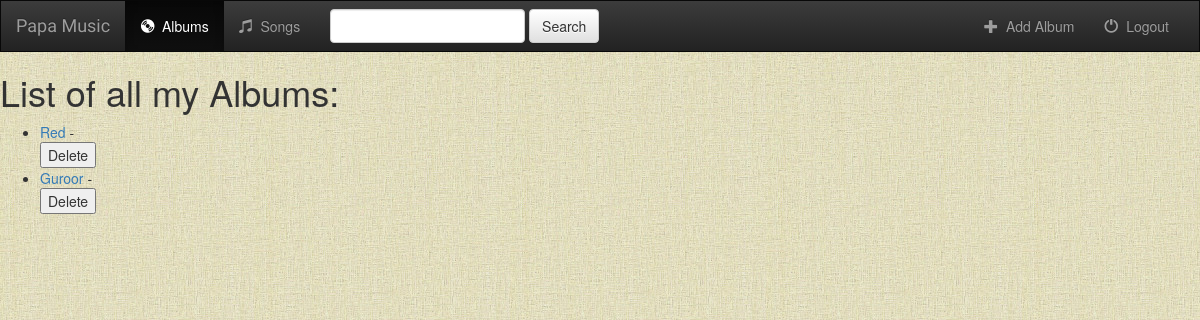
/music/, run on an earlier commit of the app's database.
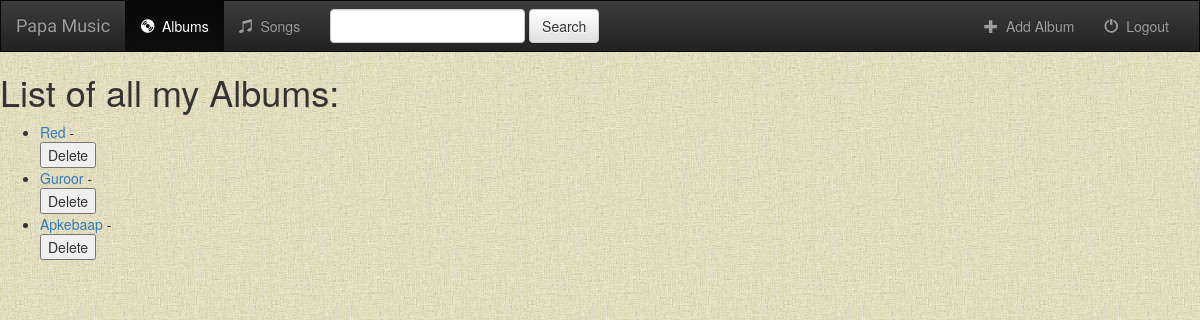
And on a later commit of the database.
### music/models.py (models this page shows, shortened)
class Album(models.Model):
	artist = models.CharField(max_length=250)
	album_title = models.CharField(max_length=500)
	genre = models.CharField(max_length=100)
	album_logo = models.FileField()

### music/views.py (the view)
class Index(generic.ListView):
	template_name = 'music/index.html'
	context_object_name = 'all_albums'
	def get_queryset(self):
		return Album.objects.all()

### music/templates/music/index.html (shortened to what this page needs)
{% extends "music/base.html" %}
{% block body %}
	{% if all_albums %}
		<h1>List of all my Albums:</h1>
		<ul>
			{% for album in all_albums %}
				<li><a href="{% url 'music:details' album.id %}">{{ album.album_title }}</a> -
					<form action="{% url 'music:delete-album' album.id %}" method="post">
						<input type="submit" name="submit" value="Delete">
					</form>
				</li>
			{% endfor %}
		</ul>
	{% else %}
	    <h2>No entry in the DB as of yet</h2>
	{% endif %}
{% endblock body %}

### music/templates/music/base.html (shortened to what this page needs)
<!DOCTYPE html>
<html>
<head>
	{% load staticfiles %}
	<link rel="stylesheet" href="https://maxcdn.bootstrapcdn.com/bootstrap/3.3.6/css/bootstrap.min.css">
	<link rel="stylesheet" href="https://maxcdn.bootstrapcdn.com/bootstrap/3.3.6/css/bootstrap-theme.min.css">
	<link rel="stylesheet" type="text/css" href="{% static 'music/style.css' %}" />
</head>
<body>
	<nav class="navbar navbar-inverse">
		<div class="container-fluid">
			<div class="navbar-header">
				<a class="navbar-brand" href="{% url 'music:index' %}">Papa Music</a>
			</div>
			<div class="collapse navbar-collapse" id="topNavBar">
				<ul class="nav navbar-nav">
					<li class="active">
						<a href="{% url 'music:index' %}">
							<span class="glyphicon glyphicon-cd" aria-hidden="true"></span> &nbsp;Albums
						</a>
					</li>
					<li class="">
						<a href="#">
							<span class="glyphicon glyphicon-music" aria-hidden="true"></span> &nbsp;Songs
						</a>
					</li>
				</ul>
				<form class="navbar-form navbar-left" role="search" method="get" action="#">
					<div class="form-group">
						<input type="text" class="form-control" name="q" value="" />
					</div>
					<button type="submit" class="btn btn-default">Search</button>
				</form>
				<ul class="nav navbar-nav navbar-right">
					<li class="">
						<a href="{% url 'music:add-album' %}">
							<span class="glyphicon glyphicon-plus" aria-hidden="true"></span> &nbsp;Add Album
						</a>
					</li>
					<li class="">
						<a href="#">
							<span class="glyphicon glyphicon-off" aria-hidden="true"></span> &nbsp;Logout
						</a>
					</li>
				</ul>
			</div>
		</div>
	</nav>
	{% block body %}
	{% endblock body %}
</body>
</html>

### music/static/music/style.css (style rules this page uses)
body { background: white url("images/background.jpg") }
.navbar { border-radius: 0; }
.navbar-brand { font-family: 'Indie Flower', cursive; }

What changed in the data, as far as the page shows it:
added Album: album_title "Apkebaap"
